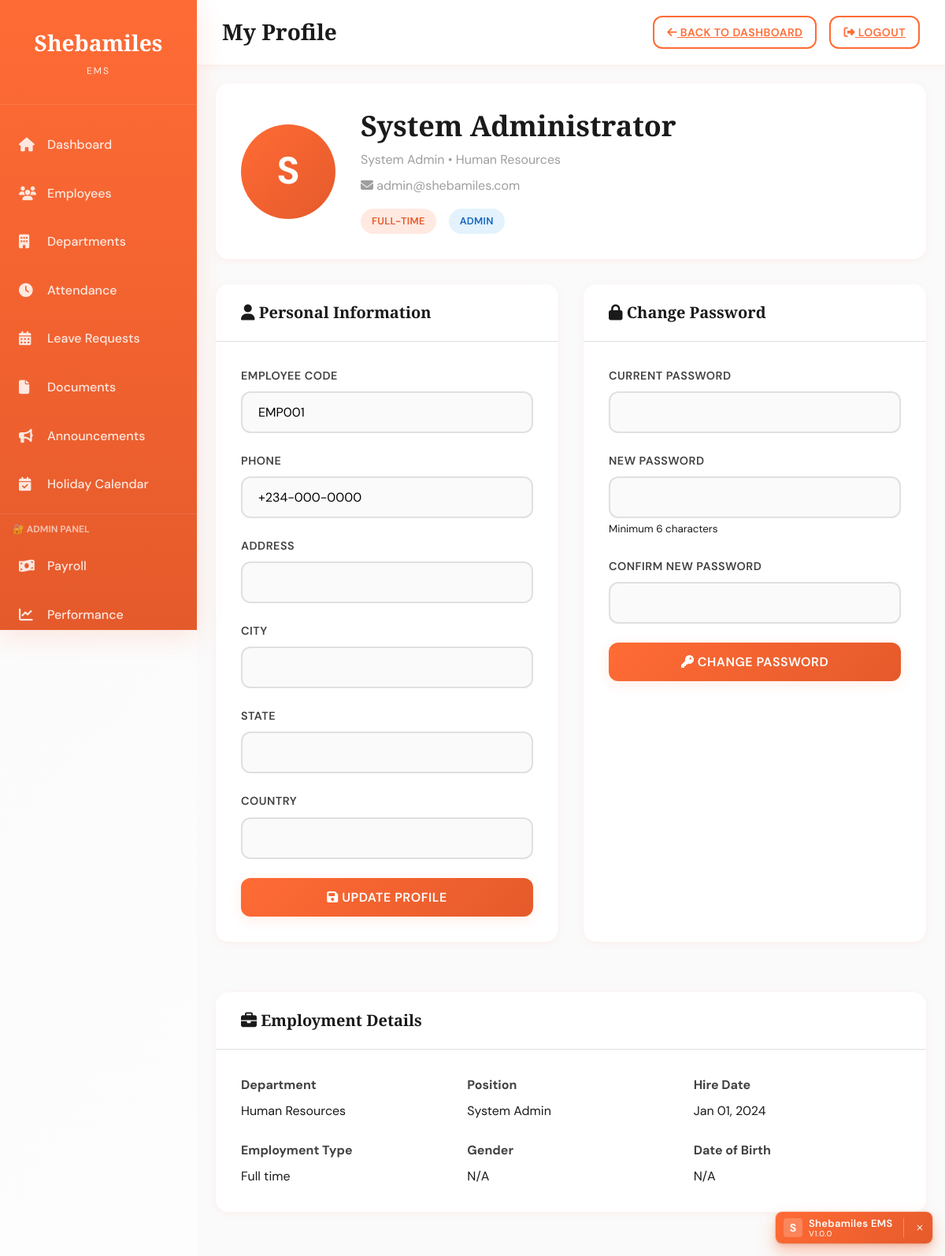
The app's page /profile.php (signed in) with its own data.
### tables this page shows
CREATE TABLE `employees` (
  `employee_id` int(11) NOT NULL AUTO_INCREMENT,
  `user_id` int(11) NOT NULL,
  `employee_code` varchar(20) NOT NULL,
  `first_name` varchar(50) NOT NULL,
  `last_name` varchar(50) NOT NULL,
  `date_of_birth` date DEFAULT NULL,
  `gender` enum('male','female','other') DEFAULT NULL,
  `phone` varchar(20) DEFAULT NULL,
  `address` text DEFAULT NULL,
  `city` varchar(50) DEFAULT NULL,
  `state` varchar(50) DEFAULT NULL,
  `country` varchar(50) DEFAULT NULL,
  `department_id` int(11) DEFAULT NULL,
  `position` varchar(100) DEFAULT NULL,
  `hire_date` date NOT NULL,
  `employment_type` enum('full-time','part-time','contract','intern') NOT NULL DEFAULT 'full-time',
  `salary` decimal(10,2) DEFAULT NULL,
  `profile_image` varchar(255) DEFAULT NULL,
  `created_at` timestamp NOT NULL DEFAULT CURRENT_TIMESTAMP,
  `updated_at` timestamp NOT NULL DEFAULT CURRENT_TIMESTAMP ON UPDATE CURRENT_TIMESTAMP,
  PRIMARY KEY (`employee_id`),
  UNIQUE KEY `employee_code` (`employee_code`),
  KEY `user_id` (`user_id`),
  KEY `department_id` (`department_id`)
);

CREATE TABLE `departments` (
  `department_id` int(11) NOT NULL AUTO_INCREMENT,
  `department_name` varchar(100) NOT NULL,
  `description` text DEFAULT NULL,
  `head_id` int(11) DEFAULT NULL,
  `created_at` timestamp NOT NULL DEFAULT CURRENT_TIMESTAMP,
  PRIMARY KEY (`department_id`),
  KEY `head_id` (`head_id`)
);

CREATE TABLE `users` (
  `user_id` int(11) NOT NULL AUTO_INCREMENT,
  `username` varchar(50) NOT NULL,
  `password` varchar(255) NOT NULL,
  `email` varchar(100) NOT NULL,
  `role` enum('admin','manager','employee') NOT NULL DEFAULT 'employee',
  `created_at` timestamp NOT NULL DEFAULT CURRENT_TIMESTAMP,
  `last_login` timestamp NULL DEFAULT NULL,
  `status` enum('active','inactive') NOT NULL DEFAULT 'active',
  PRIMARY KEY (`user_id`),
  UNIQUE KEY `username` (`username`),
  UNIQUE KEY `email` (`email`)
);

### includes/auth.php (called while the page is built, shortened)
<?php
function isLoggedIn() {
    return isset($_SESSION['user_id']) && isset($_SESSION['username']);
}
function getCurrentUser() {
    return [
        'user_id' => $_SESSION['user_id'],
        'username' => $_SESSION['username'],
        'email' => $_SESSION['email'],
        'role' => $_SESSION['role'],
        'employee_id' => $_SESSION['employee_id'] ?? null,
        'full_name' => $_SESSION['full_name'] ?? 'User'
    ];
}
?>

### profile.php (the view, shortened to what this page needs)
<?php
require_once 'includes/auth.php';
$db = new Database();
$conn = $db->getConnection();
$user = getCurrentUser();
try {
    $stmt = $conn->prepare("SELECT e.*, d.department_name
                           FROM employees e
                           LEFT JOIN departments d ON e.department_id = d.department_id
                           WHERE e.user_id = ?");
    $stmt->execute([$user['user_id']]);
    $employee = $stmt->fetch();
    $stmt = $conn->prepare("SELECT * FROM users WHERE user_id = ?");
    $stmt->execute([$user['user_id']]);
    $userInfo = $stmt->fetch();
} catch(PDOException $e) {
    $error = "Error fetching profile: " . $e->getMessage();
}
?>
<!DOCTYPE html>
<html lang="en">
<head>
    <link rel="stylesheet" href="css/style.css">
    <link rel="stylesheet" href="https://cdnjs.cloudflare.com/ajax/libs/font-awesome/6.4.0/css/all.min.css">
</head>
<body>
    <div class="dashboard-wrapper">
        <?php include 'includes/sidebar.php'; ?>
        <main class="main-content">
            <div class="topbar">
                <h2>My Profile</h2>
                <div class="topbar-actions">
                    <a href="dashboard.php" class="btn btn-sm btn-outline-orange">
                        <i class="fas fa-arrow-left"></i> Back to Dashboard
                    </a>
                    <a href="php/logout.php" class="btn btn-sm btn-outline-orange">
                        <i class="fas fa-sign-out-alt"></i> Logout
                    </a>
                </div>
            </div>
            <div class="content">
                <div class="card" style="margin-bottom: 2rem;">
                    <div class="card-body">
                        <div style="display: flex; gap: 2rem; align-items: center;">
                            <div style="width: 120px; height: 120px; border-radius: 50%; background: linear-gradient(135deg, var(--primary-orange), var(--primary-orange-dark)); display: flex; align-items: center; justify-content: center; color: white; font-size: 3rem; font-weight: 700;">
                                <?php echo strtoupper(substr($user['full_name'], 0, 1)); ?>
                            </div>
                            <div style="flex: 1;">
                                <h2 style="margin-bottom: 0.5rem;"><?php echo htmlspecialchars($user['full_name']); ?></h2>
                                <p style="color: var(--medium-gray); margin-bottom: 0.5rem;">
                                    <?php echo htmlspecialchars($employee['position'] ?? 'N/A'); ?> •
                                    <?php echo htmlspecialchars($employee['department_name'] ?? 'No Department'); ?>
                                </p>
                                <p style="color: var(--medium-gray); margin-bottom: 1rem;">
                                    <i class="fas fa-envelope"></i> <?php echo htmlspecialchars($userInfo['email']); ?>
                                </p>
                                <div style="display: flex; gap: 1rem;">
                                    <span class="badge badge-primary"><?php echo ucfirst($employee['employment_type']); ?></span>
                                    <span class="badge badge-info"><?php echo ucfirst($user['role']); ?></span>
                                </div>
                            </div>
                        </div>
                    </div>
                </div>
                <div style="display: grid; grid-template-columns: repeat(auto-fit, minmax(350px, 1fr)); gap: 2rem;">
                    <div class="card">
                        <div class="card-header">
                            <h3><i class="fas fa-user"></i> Personal Information</h3>
                        </div>
                        <div class="card-body">
                            <form method="POST">
                                <div class="form-group">
                                    <label>Employee Code</label>
                                    <input type="text" class="form-control" value="<?php echo htmlspecialchars($employee['employee_code']); ?>" readonly>
                                </div>
                                <div class="form-group">
                                    <label>Phone</label>
                                    <input type="tel" name="phone" class="form-control" value="<?php echo htmlspecialchars($employee['phone'] ?? ''); ?>">
                                </div>
                                <div class="form-group">
                                    <label>Address</label>
                                    <input type="text" name="address" class="form-control" value="<?php echo htmlspecialchars($employee['address'] ?? ''); ?>">
                                </div>
                                <div class="form-group">
                                    <label>City</label>
                                    <input type="text" name="city" class="form-control" value="<?php echo htmlspecialchars($employee['city'] ?? ''); ?>">
                                </div>
                                <div class="form-group">
                                    <label>State</label>
                                    <input type="text" name="state" class="form-control" value="<?php echo htmlspecialchars($employee['state'] ?? ''); ?>">
                                </div>
                                <div class="form-group">
                                    <label>Country</label>
                                    <input type="text" name="country" class="form-control" value="<?php echo htmlspecialchars($employee['country'] ?? ''); ?>">
                                </div>
                                <button type="submit" class="btn btn-primary w-100">
                                    <i class="fas fa-save"></i> Update Profile
                                </button>
                            </form>
                        </div>
                    </div>
                    <div class="card">
                        <div class="card-header">
                            <h3><i class="fas fa-lock"></i> Change Password</h3>
                        </div>
                        <div class="card-body">
                            <form method="POST">
                                <div class="form-group">
                                    <label>Current Password</label>
                                    <input type="password" name="current_password" class="form-control" required>
                                </div>
                                <div class="form-group">
                                    <label>New Password</label>
                                    <input type="password" name="new_password" class="form-control" required minlength="6">
                                    <small>Minimum 6 characters</small>
                                </div>
                                <div class="form-group">
                                    <label>Confirm New Password</label>
                                    <input type="password" name="confirm_password" class="form-control" required minlength="6">
                                </div>
                                <button type="submit" class="btn btn-primary w-100">
                                    <i class="fas fa-key"></i> Change Password
                                </button>
                            </form>
                        </div>
                    </div>
                </div>
                <div class="card" style="margin-top: 2rem;">
                    <div class="card-header">
                        <h3><i class="fas fa-briefcase"></i> Employment Details</h3>
                    </div>
                    <div class="card-body">
                        <div style="display: grid; grid-template-columns: repeat(auto-fit, minmax(250px, 1fr)); gap: 1.5rem;">
                            <div>
                                <strong style="display: block; color: var(--dark-gray); margin-bottom: 0.5rem;">Department</strong>
                                <span><?php echo htmlspecialchars($employee['department_name'] ?? 'N/A'); ?></span>
                            </div>
                            <div>
                                <strong style="display: block; color: var(--dark-gray); margin-bottom: 0.5rem;">Position</strong>
                                <span><?php echo htmlspecialchars($employee['position'] ?? 'N/A'); ?></span>
                            </div>
                            <div>
                                <strong style="display: block; color: var(--dark-gray); margin-bottom: 0.5rem;">Hire Date</strong>
                                <span><?php echo date('M d, Y', strtotime($employee['hire_date'])); ?></span>
                            </div>
                            <div>
                                <strong style="display: block; color: var(--dark-gray); margin-bottom: 0.5rem;">Employment Type</strong>
                                <span><?php echo ucfirst(str_replace('-', ' ', $employee['employment_type'])); ?></span>
                            </div>
                            <div>
                                <strong style="display: block; color: var(--dark-gray); margin-bottom: 0.5rem;">Gender</strong>
                                <span><?php echo ucfirst($employee['gender'] ?? 'N/A'); ?></span>
                            </div>
                            <div>
                                <strong style="display: block; color: var(--dark-gray); margin-bottom: 0.5rem;">Date of Birth</strong>
                                <span><?php echo $employee['date_of_birth'] ? date('M d, Y', strtotime($employee['date_of_birth'])) : 'N/A'; ?></span>
                            </div>
                        </div>
                    </div>
                </div>
            </div>
        </main>
    </div>
    <?php include 'includes/badge.php'; ?>
</body>
</html>

### css/style.css (style rules this page uses)
:root { --primary-orange: #FF6B35; --primary-orange-dark: #E55A2B; --primary-orange-light: #FF8A5C; --accent-orange: #FFA07A; --orange-glow: rgba(255, 107, 53, 0.15); --white: #FFFFFF; --off-white: #FAFAFA; --light-gray: #F5F5F5; --gray: #E0E0E0; --medium-gray: #9E9E9E; --dark-gray: #424242; --almost-black: #1A1A1A; --success: #4CAF50; --warning: #FFC107; --error: #F44336; --info: #2196F3; --font-display: 'Playfair Display', serif; --font-body: 'DM Sans', sans-serif; --shadow-sm: 0 2px 8px rgba(255, 107, 53, 0.08); --shadow-md: 0 4px 16px rgba(255, 107, 53, 0.12); --shadow-lg: 0 8px 32px rgba(255, 107, 53, 0.16); --shadow-xl: 0 16px 48px rgba(255, 107, 53, 0.2); --transition-fast: 0.15s ease; --transition-base: 0.3s cubic-bezier(0.4, 0, 0.2, 1); --transition-slow: 0.5s cubic-bezier(0.4, 0, 0.2, 1); }
* { margin: 0; padding: 0; box-sizing: border-box; }
body { font-family: var(--font-body); background: linear-gradient(135deg, #FAFAFA 0%, #FFFFFF 100%); color: var(--almost-black); line-height: 1.6; min-height: 100vh; overflow-x: auto; width: 100%; max-width: 100vw; }
h1, h2, h3, h4, h5, h6 { font-family: var(--font-display); font-weight: 700; line-height: 1.2; color: var(--almost-black); }
h2 { font-size: 2.25rem; }
h3 { font-size: 1.75rem; }
.form-group { margin-bottom: 1.5rem; }
.form-group label { display: block; margin-bottom: 0.5rem; font-weight: 600; color: var(--dark-gray); font-size: 0.9rem; text-transform: uppercase; letter-spacing: 0.5px; }
.form-control { width: 100%; padding: 0.875rem 1.25rem; border: 2px solid var(--gray); border-radius: 12px; font-size: 1rem; font-family: var(--font-body); transition: all var(--transition-base); background: var(--off-white); }
.btn { padding: 0.875rem 2rem; border: none; border-radius: 12px; font-size: 1rem; font-weight: 600; cursor: pointer; transition: all var(--transition-base); font-family: var(--font-body); text-transform: uppercase; letter-spacing: 0.5px; position: relative; overflow: hidden; }
.btn::before { content: ''; position: absolute; top: 50%; left: 50%; width: 0; height: 0; border-radius: 50%; background: rgba(255, 255, 255, 0.3); transform: translate(-50%, -50%); transition: width 0.6s, height 0.6s; }
.btn-primary { background: linear-gradient(135deg, var(--primary-orange), var(--primary-orange-dark)); color: var(--white); width: 100%; box-shadow: var(--shadow-md); }
.dashboard-wrapper { display: flex; min-height: 100vh; width: 100%; max-width: 100vw; overflow-x: hidden; }
.main-content { flex: 1; margin-left: 280px; min-height: 100vh; background: var(--off-white); width: calc(100% - 280px); max-width: calc(100vw - 280px); overflow-x: hidden; }
.topbar { background: var(--white); padding: 1.25rem 2rem; box-shadow: var(--shadow-sm); display: flex; justify-content: space-between; align-items: center; position: sticky; top: 0; z-index: 100; width: 100%; max-width: 100%; box-sizing: border-box; }
.topbar h2 { font-size: 1.75rem; color: var(--almost-black); overflow: hidden; text-overflow: ellipsis; white-space: nowrap; }
.topbar-actions { display: flex; gap: 1rem; flex-shrink: 0; align-items: center; }
.btn-sm { padding: 0.5rem 1rem; font-size: 0.875rem; }
.btn-outline-orange { background: transparent; color: var(--primary-orange); border: 2px solid var(--primary-orange); }
.content { padding: 2rem; width: 100%; max-width: 100%; box-sizing: border-box; }
.badge { display: inline-block; padding: 0.375rem 0.875rem; border-radius: 20px; font-size: 0.8rem; font-weight: 600; text-transform: uppercase; letter-spacing: 0.3px; }
.badge-info { background: #E3F2FD; color: #1565C0; }
.badge-primary { background: var(--orange-glow); color: var(--primary-orange-dark); }
.card { background: var(--white); border-radius: 16px; box-shadow: var(--shadow-sm); margin-bottom: 2rem; overflow: hidden; width: 100%; max-width: 100%; box-sizing: border-box; }
.card-header { padding: 1.5rem 2rem; border-bottom: 1px solid var(--gray); }
.card-header h3 { font-size: 1.25rem; color: var(--almost-black); margin: 0; }
.card-body { padding: 2rem; }
@media (max-width: 1200px) { .main-content { margin-left: 250px; width: calc(100% - 250px); max-width: calc(100vw - 250px); } }
@media (max-width: 1200px) { .content { padding: 1.5rem; } }
.w-100 { width: 100% !important; max-width: 100% !important; }

### records on screen
employees: position "System Admin", department.department_name "Human Resources", employment_type "FULL-TIME", employee_code "EMP001", phone "+234-000-0000", hire_date "Jan 01, 2024", employment_type "Full time", gender "N/A"
users: email "admin@shebamiles.com", role "ADMIN"

### other values on screen
substr($user['full_name'], 0, 1) "S"
$user['full_name'] "System Administrator"
